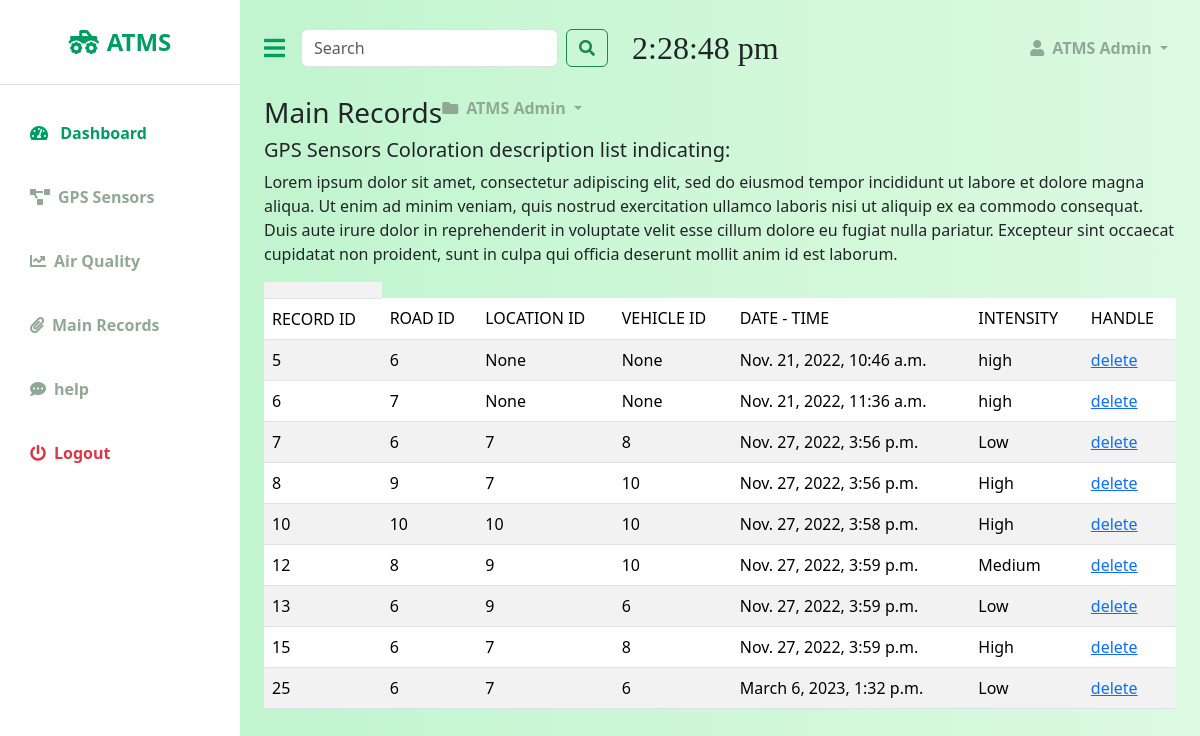
Page /all_records/ on the committed database.
### atmsapp/models.py (models this page shows)
class Record(models.Model):
  intensity = models.CharField(max_length=255, null=True, choices = Intensity)
  time_date = models.DateTimeField('date Published')
  road= models.ForeignKey(Road, null=True, on_delete=models.CASCADE)
  location= models.ForeignKey(Location, null=True, on_delete=models.CASCADE)
  vehicle= models.ForeignKey(Vehicle, null=True, on_delete=models.CASCADE)

### atmsapp/views.py (the view)
# urls.py: path('all_records/', views.all_records, name = 'all_records'),
def all_records(request):
  record = Record.objects.all().values()
  road = Road.objects.all().values()
  location = Location.objects.all().values()
  vehicle = Vehicle.objects.all().values()
  template = loader.get_template('records/all_records.html')
  context = {
    'record': record,
    'road': road,
    'location': location,
    'vehicle': vehicle,
  }
  return HttpResponse(template.render(context, request))

### atmsapp/templates/records/all_records.html (shortened to what this page needs)
{% extends 'base.html' %}
{% block content %}
<div class="d-flex justify-content-start">
    <div class="h3">Main Records</div>
            <li class="nav-item dropdown">
                <a class="nav-link dropdown-toggle second-text fw-bold" href="#" id="navbarDropdown"
                    role="button" data-bs-toggle="dropdown" aria-expanded="false">
                    <i class="fas fa-folder me-2"></i>ATMS Admin
                </a>
            </li>
</div>
<div class="h5">GPS Sensors Coloration description list indicating:</div>
            <p>Lorem ipsum dolor sit amet, consectetur adipiscing elit, sed do eiusmod
                tempor incididunt ut labore et dolore magna aliqua.
                Ut enim ad minim veniam, quis nostrud exercitation ullamco laboris nisi ut aliquip ex ea commodo consequat.
                Duis aute irure dolor in reprehenderit in voluptate
                 velit esse cillum dolore eu fugiat nulla pariatur.
                  Excepteur sint occaecat cupidatat non proident, sunt in culpa qui officia deserunt mollit anim id est laborum.</p>
        <div class="col-xxl-8">
            <table class="table table-striped">
                <th>
                    <tr>
                        <td>RECORD ID</td>
                        <td>ROAD ID</td>
                        <td>LOCATION ID</td>
                        <td>VEHICLE ID</td>
                        <td>DATE - TIME</td>
                        <td>INTENSITY</td>
                        <td>HANDLE</td>
                    </tr>
                </th>
                {% for x in record %}
                <tr>
                    <td>{{ x.id }}</td>
                    <td>{{ x.road_id }}</td>
                    <td>{{ x.location_id }}</td>
                    <td>{{ x.vehicle_id }}</td>
                    <td>{{ x.time_date }}</td>
                    <td>{{ x.intensity }}</td>
                    <td><a href="delete/{{ x.id }}">delete</a></td>
                </tr>
                {% endfor %}
            </table>
        </div>
{% endblock %}

### atmsapp/templates/base.html (shortened to what this page needs)
{% load static %}
<!doctype html>
<html lang="en">
  <head>
    {% load bootstrap5 %}
    {% bootstrap_css %}
    <link rel="stylesheet" href="https://cdnjs.cloudflare.com/ajax/libs/font-awesome/5.12.1/css/all.min.css" />
    <link rel="stylesheet" href="{% static 'style.css' %}">
    <link rel="stylesheet" href="{% static 'sidebar.css' %}">
  </head>
  <body>
    <div class="d-flex" id="wrapper">
      {% include 'sidebar.html' %}
      <div id="page-content-wrapper">
        {% include 'navbar.html' %}
          <div class="container-fluid px-4">
            {% block content %}
            {% endblock %}
          </div>
      </div>
    </div>
  </body>
</html>

### atmsapp/templates/sidebar.html
<div class="bg-white" id="sidebar-wrapper">
    <div class="sidebar-heading text-center py-4 primary-text fs-4 fw-bold text-uppercase border-bottom"><i
            class="fas fa-truck-monster me-2"></i>ATMS</div>
    <div class="list-group list-group-flush my-3">
        <a href="{% url 'dashboard' %}" class="list-group-item list-group-item-action bg-transparent second-text active"><i
                class="fas fa-tachometer-alt me-2"></i> Dashboard</a>
        <a href="{% url 'gps_sensors' %}" class="list-group-item list-group-item-action bg-transparent second-text fw-bold"><i
                class="fas fa-project-diagram me-2"></i>GPS Sensors</a>
        <a href="{% url 'air_quality' %}" class="list-group-item list-group-item-action bg-transparent second-text fw-bold"><i
                class="fas fa-chart-line me-2"></i>Air Quality</a>
        <a href="{% url 'all_records' %}" class="list-group-item list-group-item-action bg-transparent second-text fw-bold"><i
                class="fas fa-paperclip me-2"></i>Main Records</a>
        <a href="{% url 'help' %}" class="list-group-item list-group-item-action bg-transparent second-text fw-bold"><i
                class="fas fa-comment-dots me-2"></i>help</a>
        <a href="{% url 'index' %}" class="list-group-item list-group-item-action bg-transparent text-danger fw-bold"><i
                class="fas fa-power-off me-2"></i>Logout</a>
    </div>
</div>

### atmsapp/templates/navbar.html (shortened to what this page needs)
<nav class="navbar navbar-expand-lg navbar-light bg-transparent py-4 px-4">
  <div class="d-flex align-items-center">
      <i class="fas fa-bars primary-text fs-4 me-3" id="menu-toggle"></i>
      <form class="d-flex" role="search">
        <input class="form-control me-2" type="search" placeholder="Search" aria-label="Search">
        <button class="btn btn-outline-success bg-transparent" type="submit"><i class="fas fa-search"></i></button>
      </form>
      <div class="px-4" id="currentTime"> </div>
  </div>
  <div class="collapse navbar-collapse" id="navbarSupportedContent">
      <ul class="navbar-nav ms-auto mb-2 mb-lg-0">
          <li class="nav-item dropdown">
              <a class="nav-link dropdown-toggle second-text fw-bold" href="#" id="navbarDropdown"
                  role="button" data-bs-toggle="dropdown" aria-expanded="false">
                  <i class="fas fa-user me-2"></i>ATMS Admin
              </a>
          </li>
      </ul>
  </div>
</nav>

### atmsapp/static/style.css (style rules this page uses)
* { padding: 0; margin: 0; box-sizing: border-box; text-decoration: none; list-style: none; }
body { background: linear-gradient(to right,#aff8c8, #e1f5e6) }
#currentTime { font-size: 2em; font-family: 'Oswald'; margin: 10 auto; }

### atmsapp/static/sidebar.css (style rules this page uses)
:root { --main-bg-color: #009d63; --main-text-color: #009d63; --second-text-color: #91a897; --second-bg-color: #c1efde; }
.primary-text { color: var(--main-text-color); }
.second-text { color: var(--second-text-color); }
#wrapper { overflow-x: hidden; background-image: linear-gradient( to right, #baf3c6, #c2f5cf, #cbf7d6, #d4f8da, #ddfae3 ); }
#sidebar-wrapper { min-height: 100vh; margin-left: -15rem; -webkit-transition: margin 0.25s ease-out; -moz-transition: margin 0.25s ease-out; -o-transition: margin 0.25s ease-out; transition: margin 0.25s ease-out; }
#sidebar-wrapper .sidebar-heading { padding: 0.875rem 1.25rem; font-size: 1.2rem; }
#sidebar-wrapper .list-group { width: 15rem; }
#page-content-wrapper { min-width: 100vw; }
#menu-toggle { cursor: pointer; }
.list-group-item { border: none; padding: 20px 30px; }
.list-group-item.active { background-color: transparent; color: var(--main-text-color); font-weight: bold; border: none; }
@media (min-width: 768px) { #sidebar-wrapper { margin-left: 0; } }
@media (min-width: 768px) { #page-content-wrapper { min-width: 0; width: 100%; } }

### rows in the picture
Record: id "5", road_id "6", location_id "None", vehicle_id "None", time_date "Nov. 21, 2022, 10:46 a.m.", intensity "high"
Record: id "6", road_id "7", location_id "None", vehicle_id "None", time_date "Nov. 21, 2022, 11:36 a.m.", intensity "high"
Record: id "7", road_id "6", location_id "7", vehicle_id "8", time_date "Nov. 27, 2022, 3:56 p.m.", intensity "Low"
Record: id "8", road_id "9", location_id "7", vehicle_id "10", time_date "Nov. 27, 2022, 3:56 p.m.", intensity "High"
Record: id "10", road_id "10", location_id "10", vehicle_id "10", time_date "Nov. 27, 2022, 3:58 p.m.", intensity "High"
Record: id "12", road_id "8", location_id "9", vehicle_id "10", time_date "Nov. 27, 2022, 3:59 p.m.", intensity "Medium"
Record: id "13", road_id "6", location_id "9", vehicle_id "6", time_date "Nov. 27, 2022, 3:59 p.m.", intensity "Low"
Record: id "15", road_id "6", location_id "7", vehicle_id "8", time_date "Nov. 27, 2022, 3:59 p.m.", intensity "High"
Record: id "25", road_id "6", location_id "7", vehicle_id "6", time_date "March 6, 2023, 1:32 p.m.", intensity "Low"
